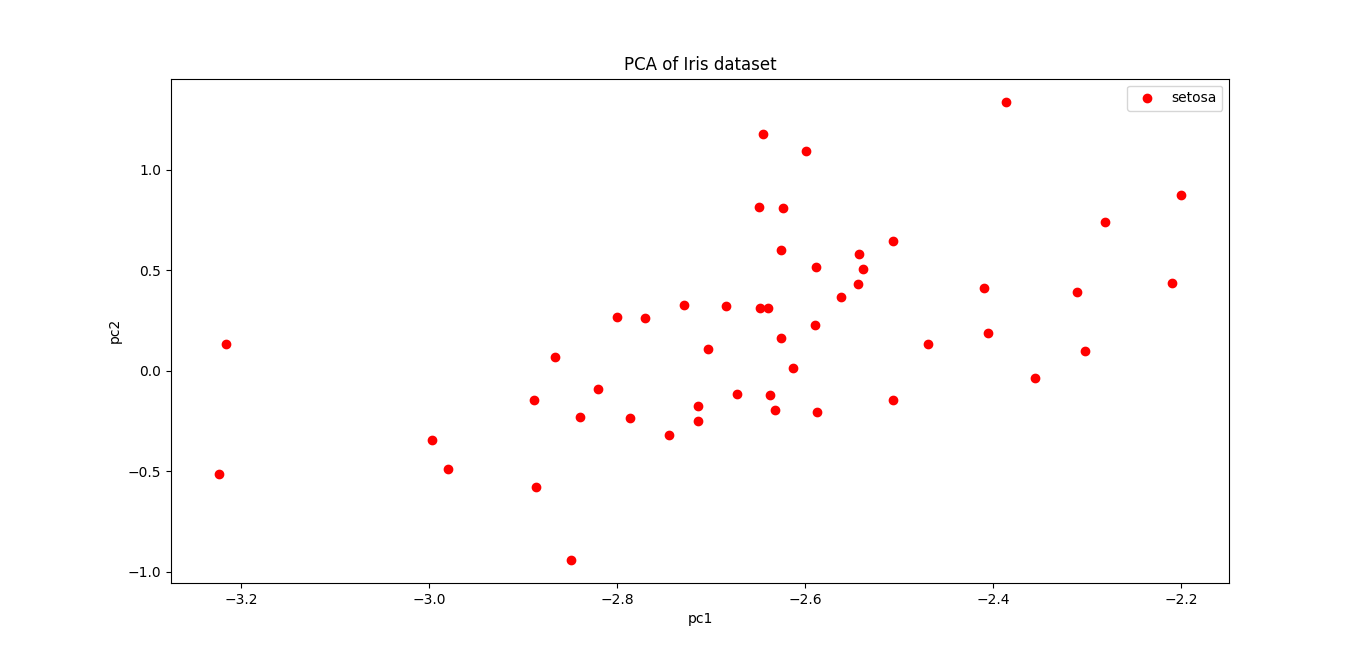

Reproduce this figure in Python.
import pandas as pd 
import numpy as np 
from sklearn.datasets import load_iris
from sklearn.decomposition import PCA
import matplotlib.pyplot as plt

iris=load_iris()
data=iris.data
target=iris.target
label_names=iris.target_names
iris_df=pd.DataFrame(data,columns=iris.feature_names)
pca=PCA(n_components=2)
data_reduced=pca.fit_transform(data)
reduced_df=pd.DataFrame(data_reduced,columns=['PC1','PC2'])
reduced_df['target']=target
plt.figure(figsize=(10,15))
colors=['r','g','b']
for i ,target in enumerate(np.unique(target)):
    plt.scatter(reduced_df[reduced_df['target']==target]['PC1'],reduced_df[reduced_df['target']==target]['PC2'],c=colors[i], label=label_names[i])
    plt.xlabel('pc1')
    plt.ylabel('pc2')
    plt.title('PCA of Iris dataset')
    plt.legend()
    plt.show()
